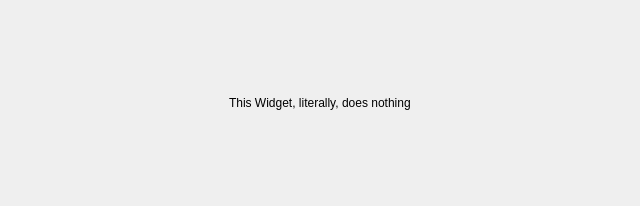
<?xml version="1.0" encoding="UTF-8"?>
<ui version="4.0">
 <class>Form</class>
 <widget class="QWidget" name="Form">
  <property name="geometry">
   <rect>
    <x>0</x>
    <y>0</y>
    <width>640</width>
    <height>206</height>
   </rect>
  </property>
  <property name="minimumSize">
   <size>
    <width>0</width>
    <height>100</height>
   </size>
  </property>
  <property name="windowTitle">
   <string>Form</string>
  </property>
  <property name="styleSheet">
   <string notr="true">font: 10pt &quot;Arial&quot;;</string>
  </property>
  <layout class="QGridLayout" name="gridLayout">
   <item row="0" column="0" alignment="Qt::AlignHCenter">
    <widget class="QLabel" name="label">
     <property name="text">
      <string>This Widget, literally, does nothing</string>
     </property>
    </widget>
   </item>
  </layout>
 </widget>
 <resources/>
 <connections/>
</ui>
